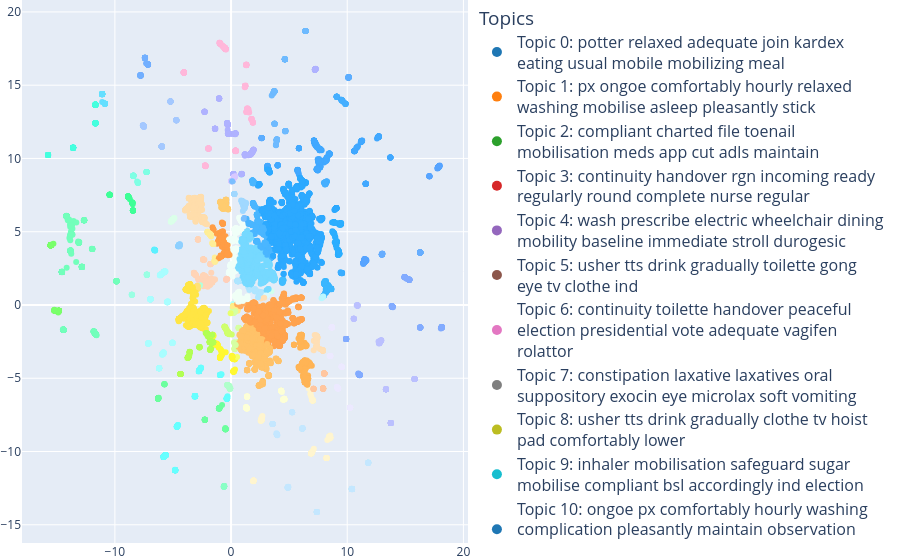

This figure's notebook cell:
### Code cell
matave_analysis(all_texts)

### Figure 1 — Plotly figure (JSON) as saved in the notebook; plotly's stock layout.template omitted (floating-point values rounded to 4 significant figures; data arrays with more than 128 entries replaced by an {"elided": "..."} marker saying what was removed)
{"data": [{"customdata": {"elided": "12225x23 float values"}, "hovertemplate": "<b>%{text}</b><br>Topic 0: %{customdata[0]}<br>Topic 1: %{customdata[1]}<br>Topic 2: %{customdata[2]}<br>Topic 3: %{customdata[3]}<br>Topic 4: %{customdata[4]}<br>Topic 5: %{customdata[5]}<br>Topic 6: %{customdata[6]}<br>Topic 7: %{customdata[7]}<br>Topic 8: %{customdata[8]}<br>Topic 9: %{customdata[9]}<br>Topic 10: %{customdata[10]}<br>Topic 11: %{customdata[11]}<br>Topic 12: %{customdata[12]}<br>Topic 13: %{customdata[13]}<br>Topic 14: %{customdata[14]}<br>Topic 15: %{customdata[15]}<br>Topic 16: %{customdata[16]}<br>Topic 17: %{customdata[17]}<br>Topic 18: %{customdata[18]}<br>Topic 19: %{customdata[19]}<br>Topic 20: %{customdata[20]}<br>Topic 21: %{customdata[21]}<br>Topic 22: %{customdata[22]}", "marker": {"color": {"elided": "12225 str values"}, "opacity": 1, "size": 6}, "mode": "markers", "showlegend": false, "text": {"elided": "12225 str values"}, "type": "scatter", "x": {"elided": "12225 float values"}, "y": {"elided": "12225 float values"}}, {"marker": {"color": "#1f77b4", "size": 10}, "mode": "markers", "name": "Topic 0: potter relaxed adequate join kardex<br>eating usual mobile mobilizing meal", "showlegend": true, "type": "scatter", "x": [null], "y": [null]}, {"marker": {"color": "#ff7f0e", "size": 10}, "mode": "markers", "name": "Topic 1: px ongoe comfortably hourly relaxed<br>washing mobilise asleep pleasantly stick", "showlegend": true, "type": "scatter", "x": [null], "y": [null]}, {"marker": {"color": "#2ca02c", "size": 10}, "mode": "markers", "name": "Topic 2: compliant charted file toenail<br>mobilisation meds app cut adls maintain", "showlegend": true, "type": "scatter", "x": [null], "y": [null]}, {"marker": {"color": "#d62728", "size": 10}, "mode": "markers", "name": "Topic 3: continuity handover rgn incoming ready<br>regularly round complete nurse regular", "showlegend": true, "type": "scatter", "x": [null], "y": [null]}, {"marker": {"color": "#9467bd", "size": 10}, "mode": "markers", "name": "Topic 4: wash prescribe electric wheelchair dining<br>mobility baseline immediate stroll durogesic", "showlegend": true, "type": "scatter", "x": [null], "y": [null]}, {"marker": {"color": "#8c564b", "size": 10}, "mode": "markers", "name": "Topic 5: usher tts drink gradually toilette gong<br>eye tv clothe ind", "showlegend": true, "type": "scatter", "x": [null], "y": [null]}, {"marker": {"color": "#e377c2", "size": 10}, "mode": "markers", "name": "Topic 6: continuity toilette handover peaceful<br>election presidential vote adequate vagifen<br>rolattor", "showlegend": true, "type": "scatter", "x": [null], "y": [null]}, {"marker": {"color": "#7f7f7f", "size": 10}, "mode": "markers", "name": "Topic 7: constipation laxative laxatives oral<br>suppository exocin eye microlax soft vomiting", "showlegend": true, "type": "scatter", "x": [null], "y": [null]}, {"marker": {"color": "#bcbd22", "size": 10}, "mode": "markers", "name": "Topic 8: usher tts drink gradually clothe tv hoist<br>pad comfortably lower", "showlegend": true, "type": "scatter", "x": [null], "y": [null]}, {"marker": {"color": "#17becf", "size": 10}, "mode": "markers", "name": "Topic 9: inhaler mobilisation safeguard sugar<br>mobilise compliant bsl accordingly ind election", "showlegend": true, "type": "scatter", "x": [null], "y": [null]}, {"marker": {"color": "#1f77b4", "size": 10}, "mode": "markers", "name": "Topic 10: ongoe px comfortably hourly washing<br>complication pleasantly maintain observation<br>undisturbed", "showlegend": true, "type": "scatter", "x": [null], "y": [null]}, {"marker": {"color": "#ff7f0e", "size": 10}, "mode": "markers", "name": "Topic 11: compliant charted file toenail usher tts<br>drink gradually app meds", "showlegend": true, "type": "scatter", "x": [null], "y": [null]}, {"marker": {"color": "#2ca02c", "size": 10}, "mode": "markers", "name": "Topic 12: sugar toilette bsl ind stick altered<br>result spirit instill integrity", "showlegend": true, "type": "scatter", "x": [null], "y": [null]}, {"marker": {"color": "#d62728", "size": 10}, "mode": "markers", "name": "Topic 13: inhaler facial appeared oxynorm relaxed<br>constipation toilette optical laxative dinning", "showlegend": true, "type": "scatter", "x": [null], "y": [null]}, {"marker": {"color": "#9467bd", "size": 10}, "mode": "markers", "name": "Topic 14: holistic toilette safeguard evaluation<br>peaceful influvac evaluate male slap influenza", "showlegend": true, "type": "scatter", "x": [null], "y": [null]}, {"marker": {"color": "#8c564b", "size": 10}, "mode": "markers", "name": "Topic 15: continuity handover election<br>presidential vote peaceful date toilette optical<br>detail", "showlegend": true, "type": "scatter", "x": [null], "y": [null]}, {"marker": {"color": "#e377c2", "size": 10}, "mode": "markers", "name": "Topic 16: holistic safeguard sugar bsl accordingly<br>evaluation batch deltoid vaccine bio", "showlegend": true, "type": "scatter", "x": [null], "y": [null]}, {"marker": {"color": "#7f7f7f", "size": 10}, "mode": "markers", "name": "Topic 17: px safeguard comfortably ongoe washing<br>batch mobilise deltoid vaccine bio", "showlegend": true, "type": "scatter", "x": [null], "y": [null]}, {"marker": {"color": "#bcbd22", "size": 10}, "mode": "markers", "name": "Topic 18: inhaler tract wash respiratory falls<br>facial infection doctor mg prescribe", "showlegend": true, "type": "scatter", "x": [null], "y": [null]}, {"marker": {"color": "#17becf", "size": 10}, "mode": "markers", "name": "Topic 19: relaxed hourly accordingly stick<br>pleasantly ongoe observation undisturbed ge<br>respiration", "showlegend": true, "type": "scatter", "x": [null], "y": [null]}, {"marker": {"color": "#1f77b4", "size": 10}, "mode": "markers", "name": "Topic 20: wash mobilisation prescribe mobility<br>electric dining immediate wheelchair election<br>presidential", "showlegend": true, "type": "scatter", "x": [null], "y": [null]}, {"marker": {"color": "#ff7f0e", "size": 10}, "mode": "markers", "name": "Topic 21: relaxed inhaler wash tract respiratory<br>prescribe infection facial steroid falls", "showlegend": true, "type": "scatter", "x": [null], "y": [null]}, {"marker": {"color": "#2ca02c", "size": 10}, "mode": "markers", "name": "Topic 22: usher tts drink gradually sugar toilette<br>gong bsl tv clothe", "showlegend": true, "type": "scatter", "x": [null], "y": [null]}], "layout": {"legend": {"font": {"size": 16}, "itemclick": false, "itemdoubleclick": false, "title": {"text": "Topics"}}, "margin": {"b": 0, "l": 0, "r": 0, "t": 0}, "title": {"text": ""}}}
